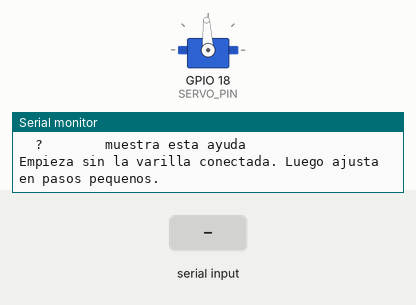
Bench run of a sketch on a simulated ESP32. Shown: servo, the last lines printed to the serial monitor. The inputs (shaded band) are chosen by the test bench. Servo pulses on a pin are drawn as a servo (544–2400 µs = 0–180°).

Above: at 1.7 s.
1.8 s: "p 90\n" received over Serial
At 3.0 s:
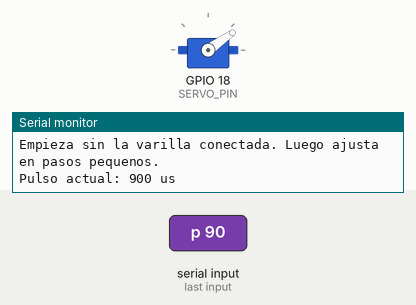
3.3 s: "p \n" received over Serial
Timing chart, 0 to 6.3 s (numbered marks = the images above; inputs shaded):
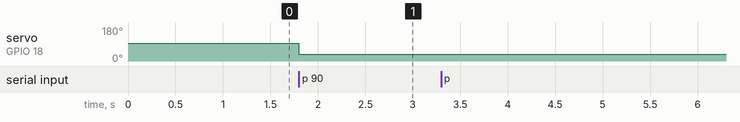

Measured:
- after the input at 1.8 s, servo on GPIO 18 (SERVO_PIN): 93° → 35° at once

The sketch:

calibracion_servo.ino
```cpp
#include <Arduino.h>

// Arduino-ESP32 3.x. El servo debe alimentarse con la fuente externa de 5 V.
// La ESP32 y el servo deben compartir GND.
constexpr uint8_t SERVO_PIN = 18;
constexpr uint32_t SERVO_FREQUENCY_HZ = 50;
constexpr uint8_t SERVO_RESOLUTION_BITS = 16;
constexpr uint32_t SERVO_PERIOD_US = 20000;
constexpr uint32_t SERVO_MAX_DUTY = (1UL << SERVO_RESOLUTION_BITS) - 1;

constexpr uint16_t SAFE_MIN_US = 900;
constexpr uint16_t SAFE_MAX_US = 2100;
constexpr uint16_t START_US = 1500;
constexpr uint16_t STEP_US = 10;

uint16_t currentPulseUs = START_US;

uint32_t pulseUsToDuty(uint16_t pulseUs) {
  return static_cast<uint32_t>(
      (static_cast<uint64_t>(pulseUs) * SERVO_MAX_DUTY) / SERVO_PERIOD_US);
}

void writeServo(uint16_t pulseUs) {
  currentPulseUs = constrain(pulseUs, SAFE_MIN_US, SAFE_MAX_US);
  ledcWrite(SERVO_PIN, pulseUsToDuty(currentPulseUs));
  Serial.printf("Pulso actual: %u us\n", currentPulseUs);
}

void printHelp() {
  Serial.println();
  Serial.println("CALIBRACION SEGURA DEL SERVO");
  Serial.println("  +        aumenta 10 us");
  Serial.println("  -        disminuye 10 us");
  Serial.println("  p 1500   mueve al pulso indicado");
  Serial.println("  ?        muestra esta ayuda");
  Serial.println();
  Serial.println("Empieza sin la varilla conectada. Luego ajusta en pasos pequenos.");
}

void setup() {
  Serial.begin(115200);
  delay(500);

  if (!ledcAttach(SERVO_PIN, SERVO_FREQUENCY_HZ, SERVO_RESOLUTION_BITS)) {
    Serial.println("ERROR: no se pudo configurar PWM en GPIO 18.");
    while (true) {
      delay(1000);
    }
  }

  writeServo(START_US);
  printHelp();
}

void loop() {
  if (!Serial.available()) {
    return;
  }

  String command = Serial.readStringUntil('\n');
  command.trim();

  if (command == "+") {
    writeServo(currentPulseUs + STEP_US);
  } else if (command == "-") {
    writeServo(currentPulseUs - STEP_US);
  } else if (command.startsWith("p ")) {
    writeServo(static_cast<uint16_t>(command.substring(2).toInt()));
  } else if (command == "?") {
    printHelp();
  } else if (command.length() > 0) {
    Serial.println("Comando no reconocido. Escribe ? para ver la ayuda.");
  }
}
```
